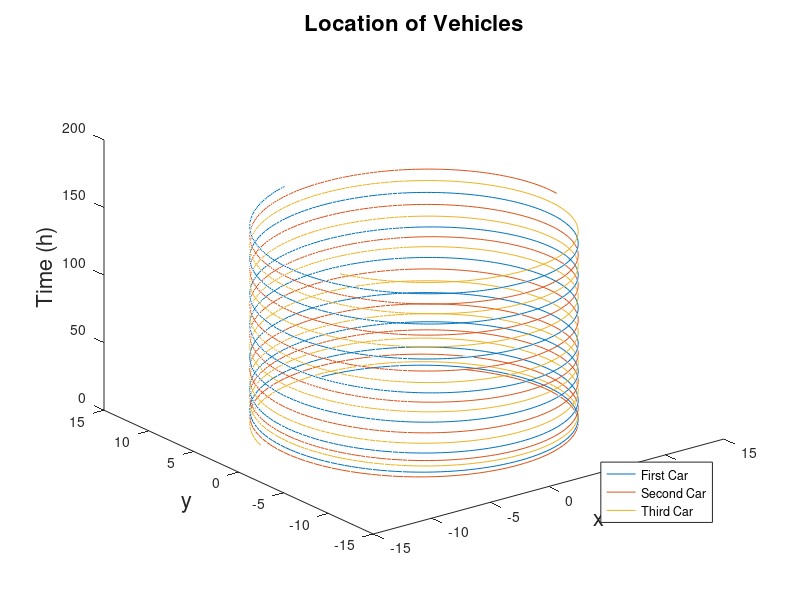
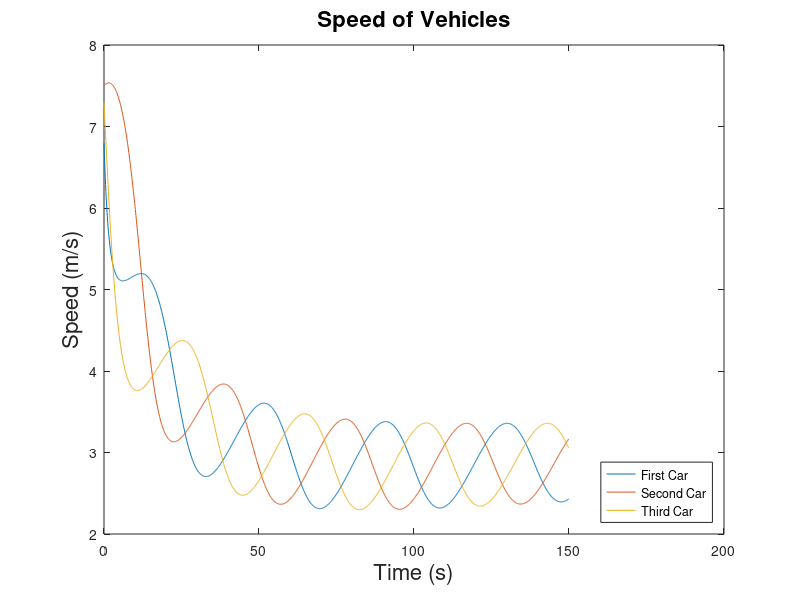
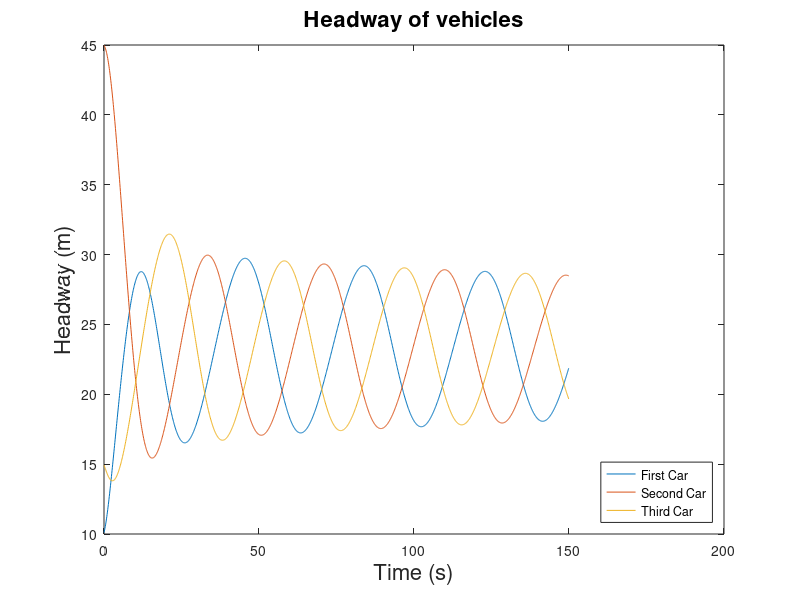

Write MATLAB code to recreate these figures, in order.
%// ---------- V2X diffusion study

% Logic of first car is always different

clear all;
close all;
clc;

dt = 0.1;                                            % time step
N = 1500;                                            % number of time steps
n = 3;                                               % number of cars

% IDM parameters
% See https://github.com/movsim/traffic-simulation-de/blob/master/doc/TrafficSimulationDe.pdf
v0 = 80; % m/s                  desired speed of all vehicles
T = 2; % s                     reaction time
s0 = 15; % m                      minimum bumper-to-bumper distance
a = 0.2; % m/s^2                 acceleration in everyday traffic
b = 4.0; % m/s^2                 comfortable braking in everyday traffic

% Initial conditions
Vi = 7.5; % m/s

% vf = 80;
% rhom = 86;
% rhos = 43;
% sm = 1/rhom;

L= 70; % m                             Radius of Ring

d =  5; % m                             length of car
edges = [50:.5:80];                                            % define bin edges for histogram

% dx = [60, 23, 35];       % velocities
dx = [Vi, Vi, Vi];       % velocities
x = [0, 10, 55];    % positions
s(1) = x(2) - x(1) - d; % headways
s(2) = x(3) - x(2) - d;
s(3) = L - x(3) - d;

%x = [  1     2     3     4     5     6     7     8     9    10];

for k = 1:1:1                                %%%%%%%%%%%%%--->>>loop for random positions
    k
   % r = rand(1,10).*L;         % randomized initial positions
    
   % x = sort(r);
%    x = [0 .25 .5 .75 1 1.25 1.3 1.55 1.64 1.75];
    
%     R = randi([10,10],1)  % randomized position of the AV vehicle    
    
    for j = 1:1:N                                             % Time Loop
        
        
        for i  = 1:1:n                                              % Loop for number of cars
            % find the relative velocity
            if i == n  % if the car is lead car
%                 vl = dx(1) - dx(i);
                vl = dx(i) - dx(1);
            else
%                 vl = dx(i+1) - dx(i);
                vl = dx(i) - dx(i+1);
            end
            % Updates in this order:
            % desired gap
            % acceleration
            % velocity
            % position
            % headway
            % NOTE: Work out the indexing correctly!!!
            s_star = s0 + max(0, dx(i)*T + 0.5*dx(i)*vl/sqrt(a*b));
            dvdt(i) = a*(1- (dx(i)/v0))^4 - a*(s_star/s(i))^2;
            dx(i) = dx(i) + dvdt(i)*dt;
            if dx(i) < 0
                x(i) = x(i) - 0.5*dx(i)*dx(i)/dvdt(i);
                dx(i) = 0;
            else
                x(i) = x(i) + dx(i)*dt + 0.5*dvdt(i)*dt*dt;
            end
            % s(i) = s(i) - vl*dt; % this looks like it may be part of the issue
            % disp(i); disp(s(i))
            
            theta(i) = x(i)*2*pi/L; % x converted to angle
            if theta(i) > 2*pi
               theta(i) = theta(i) - 2*pi; 
            end
            
%             if (x(i) >= L) % Circular Loop Logic
%                 x(i) = x(i) - L;
%             end
        end
        s(1) = x(2) - x(1);
        s(2) = x(3) - x(2);
        s(3) = x(1) - x(3);
        if s(1) < 0
            s(1) = s(1) + L;
        end
        
        if s(2) < 0
            s(2) = s(2) + L;
        end
        
        if s(3) < 0
            s(3) = s(3) + L;
        end
        Theta(j,:) = theta(:);  
        X(j,:) = x(:);         % Location of each car at this time step
        V(j,:) = dx(:);        % Speed of each car at this time step
        S(j,:) = s(:);         % Headways
        t(j) = dt*(j-1);       % actual running time
 
    end
end


% xlabel('Bins','FontSize',16)
% %set(gca,'XTick',[0,.25,.5])
% ylabel('Probability','FontSize',16)
% title('Normalized Histogram','FontSize',16)
% figure
figure
for i = 1:1:n
    st(:,i) = sin(Theta(:,i))*L/(2*pi);
    ct(:,i) = cos(Theta(:,i))*L/(2*pi);
    plot3(st(:,i),ct(:,i),t)                              % Plotting Angle
    hold on
end
%plot(t, x_1, t, x_2,t, x_3,t, x_4,t, x_5);
xlabel('x','FontSize',16)
%set(gca,'XTick',[0,.25,.5])
ylabel('y','FontSize',16)
zlabel('Time (h)','FontSize',16)
title('Location of Vehicles','FontSize',16)
legend('First Car','Second Car','Third Car','Location','southeast')


% for i = 1:1:n                                           % Plotting Locations
%     plot(t, X(:,i))
%     hold on
% end
% %plot(t, x_1, t, x_2,t, x_3,t, x_4,t, x_5);
% xlabel('Time (h)','FontSize',16)
% %set(gca,'XTick',[0,.25,.5])
% ylabel('Location','FontSize',16)
% title('Location of Vehicles','FontSize',16)
% %set(gca,'YTick',[0, 5, 10, 15, 20, 25])
% %set(gca,'YLim',[5 55])
% %legend('\rho_1','\rho_2','\rho_3','\rho_4','\rho_5','Location','southeast')
% 
figure

for i = 1:1:n                                           % Plotting Speed
    plot(t, V(:,i))
    hold on
end
%plot(t, x_1, t, x_2,t, x_3,t, x_4,t, x_5);
xlabel('Time (s)','FontSize',16)
%set(gca,'XTick',[0,.25,.5])
ylabel('Speed (m/s)','FontSize',16)
title('Speed of Vehicles','FontSize',16)
legend('First Car','Second Car','Third Car','Location','southeast')
%set(gca,'YTick',[0, 5, 10, 15, 20, 25])
%set(gca,'YLim',[52 67])
% legend('Tenth Car','Nineth Car','Eight Car','Seventh Car','Sixth Car','Fifth Car','Fourth Car','Third Car','Second Car','First Car','Location','southeast')


% figure
% 
% plot(t, Entropy(:))                                     % Plotting Entropy

%plot(t, x_1, t, x_2,t, x_3,t, x_4,t, x_5);
% xlabel('Time (h)','FontSize',16)
%set(gca,'XTick',[0,.25,.5])
% ylabel('Entropy','FontSize',16)
% title('Entropy Analysis - Last Car is AV','FontSize',16)
%set(gca,'YTick',[0, 5, 10, 15, 20, 25])
%set(gca,'YLim',[-.1 16])
%legend('First Car','Second Car','Third Car','Fourth Car','Fifth Car','Sixth Car','Seventh Car','Eight Car','Nineth Car','Tenth Car','Location','southeast')

% Plot headways
figure
for i = 1:1:n
    plot(t, S(:, i))
    hold on
end
title('Headway of vehicles','FontSize',16)
xlabel('Time (s)', 'FontSize', 16)
ylabel('Headway (m)', 'FontSize', 16)
legend('First Car','Second Car','Third Car','Location','southeast')

% % First car
% figure
% 
% st1 = sin(Theta(:,1))*L/(2*pi);
% ct1 = cos(Theta(:,1))*L/(2*pi);
% plot3(st1,ct1,t)
% legend('First Car', 'Location','southeast')
% 
% % Second car
% figure
% 
% st2 = sin(Theta(:,2))*L/(2*pi);
% ct2 = cos(Theta(:,2))*L/(2*pi);
% plot3(st2,ct2,t)
% legend('Second Car','Location','southeast')
% 
% % Third car
% figure
% 
% st3 = sin(Theta(:,3))*L/(2*pi);
% ct3 = cos(Theta(:,3))*L/(2*pi);
% plot3(st3,ct3,t)
% legend('Third Car','Location','southeast')